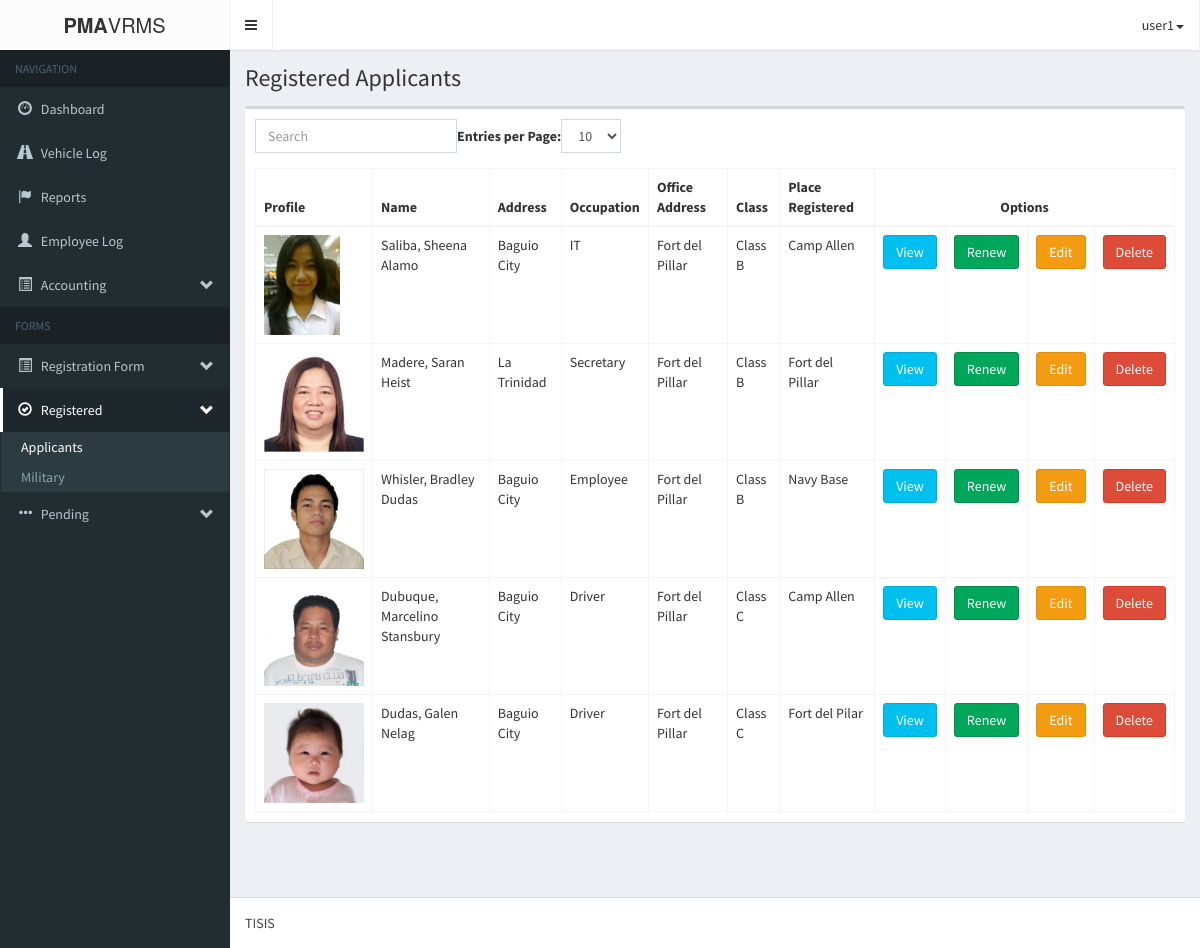
Page /pma-vrmsAdmin/registeredApplicant.php (signed in) on the earlier database version.
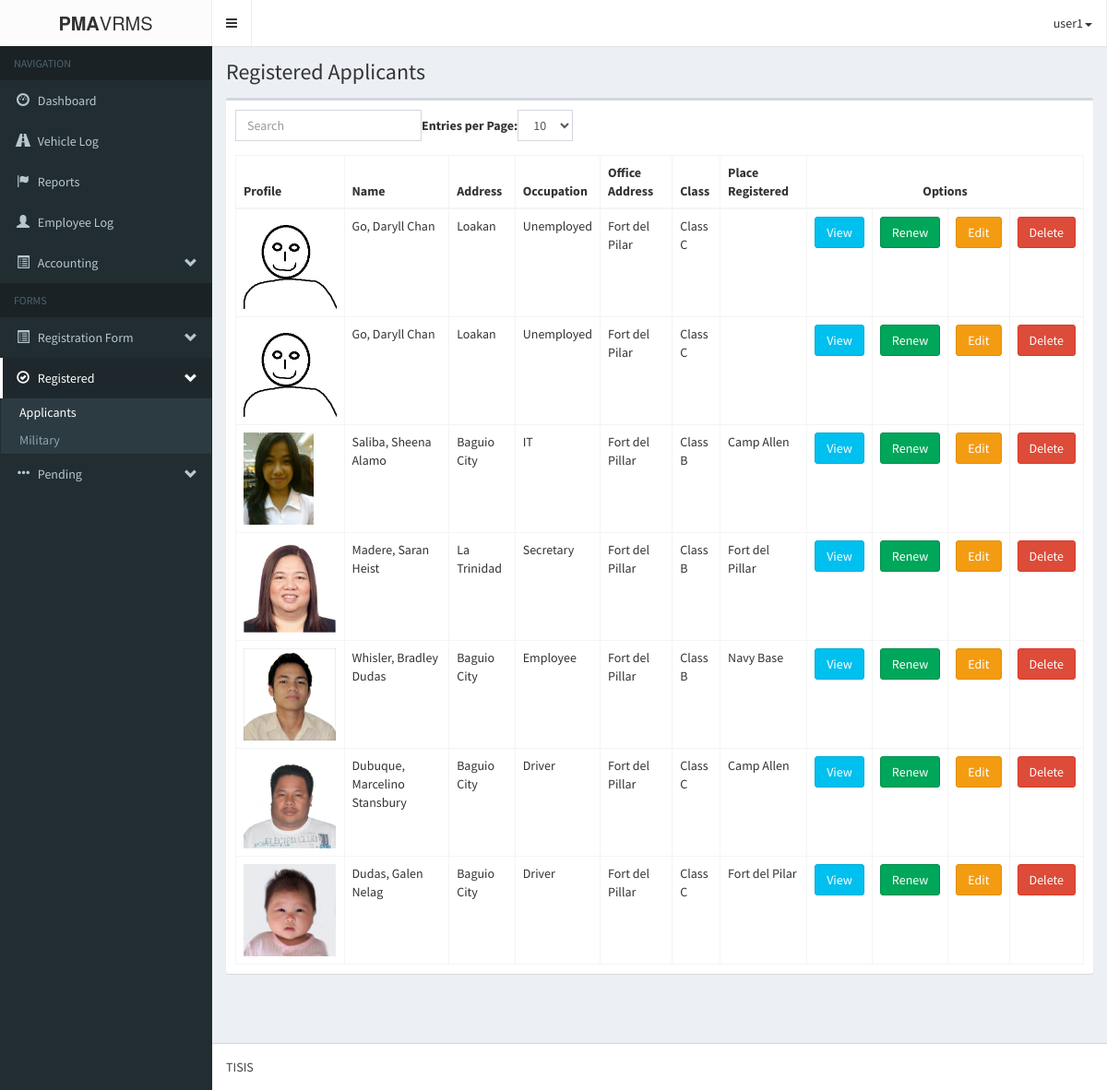
Same page on the later database version.
### tables this page shows
CREATE TABLE IF NOT EXISTS `form1_applicantpd` (
  `a_applicantId` int(11) NOT NULL AUTO_INCREMENT,
  `a_profile` varchar(255) NOT NULL,
  `a_lastname` varchar(60) NOT NULL,
  `a_firstname` varchar(60) NOT NULL,
  `a_middlename` varchar(60) NOT NULL,
  `a_address` varchar(60) NOT NULL,
  `a_occupation` varchar(60) NOT NULL,
  `a_officeAddress` varchar(60) NOT NULL,
  `a_driversLicense` varchar(60) NOT NULL,
  `a_expirationDate` varchar(60) NOT NULL,
  `a_class` varchar(60) NOT NULL,
  `a_submitted_requirements` varchar(255) NOT NULL,
  `a_status` varchar(255) NOT NULL,
  `a_dateRegistered` datetime NOT NULL,
  `a_placeRegistered` varchar(65) NOT NULL,
  `a_vehicle_id` int(11) NOT NULL,
  `a_renew_status` int(11) NOT NULL,
  PRIMARY KEY (`a_applicantId`)
);

### pma-vrmsAdmin/login/session.php (called while the page is built, shortened)
<?php
	$dbc = mysqli_connect('localhost', 'root', '', 'pma-vrms');
	$user_check = $_SESSION['login_user'];
	$query = "SELECT username from admin_users
				WHERE username='$user_check'";
	$result = mysqli_query($dbc, $query)
				or die('Error querying database.');
	$row = mysqli_fetch_assoc($result);
	$login_session = $row['username'];
?>

### pma-vrmsAdmin/logic/registered_applicant_logic.php (called while the page is built, shortened)
<?php
	require_once('db/database.php');
	$database = new Database();
	$query = "SELECT form1_applicantpd.*, vehicle_information.* FROM form1_applicantpd JOIN vehicle_information ON form1_applicantpd.a_vehicle_id=vehicle_information.vehicleId WHERE form1_applicantpd.a_status='registered' AND form1_applicantpd.a_renew_status = '1' ORDER BY a_dateRegistered DESC";
	$database->execute($query);
	$applicants = array();
?>

### pma-vrmsAdmin/db/database.php (called while the page is built, shortened)
<?php
	class Database{
		private $database;
		private function connect(){
			$host			= 'localhost';
			$username		= 'root';
			$password		= '';
			$database_name	= 'pma-vrms';
			$port			= 3306;
			$this->database = mysqli_connect($host, $username, $password, $database_name, $port);
		}
		public function execute($query){
			$this->result = mysqli_query($this->database, $query) OR die(mysqli_error($this->database));
		}
	}
?>

### pma-vrmsAdmin/registeredApplicant.php (the view, shortened to what this page needs)
<?php
	include('login/session.php');
?>
<!DOCTYPE html>
<html>
<head>
	<link rel="stylesheet" href="bootstrap/css/bootstrap.min.css">
    <link rel="stylesheet" href="fonts/font-awesome.min.css">
    <link rel="stylesheet" href="css/style-main.min.css">
    <link rel="stylesheet" href="css/skin.min.css">
</head>
    <?php include('logic/registered_applicant_logic.php'); ?>
    <body class="hold-transition skin-black sidebar-mini">
    <div class="wrapper">
      <header class="main-header">
        <div class="logo">
          <span class="logo-lg"><b>PMA</b>VRMS</span>
        </div>
        <nav class="navbar navbar-static-top" role="navigation">
          <a href="#" class="sidebar-toggle" data-toggle="offcanvas" role="button">
          </a>
            <ul class="nav navbar-nav pull-right">
			<li class="drop-down">
				<a class="drop-down toggle" data-toggle="dropdown" href=""><?php echo $login_session; ?><span class="caret"></span></a>
			</li>
		</ul>
        </nav>
      </header>
      <aside class="main-sidebar">
        <section class="sidebar">
          <ul class="sidebar-menu">
            <li class="header">NAVIGATION</li>
            <li class=""><a href="index.php"><i class="glyphicon glyphicon-dashboard"></i> <span>Dashboard</span></a></li>
            <li><a href="vehicleLog.php"><i class="glyphicon glyphicon-road"></i> <span>Vehicle Log</span></a></li>
            <li><a href="reports.php"><i class="glyphicon glyphicon-flag"></i> <span>Reports</span></a></li>
            <li><a href="login/logbook_page.php"><i class="glyphicon glyphicon-user"></i> <span>Employee Log</span></a></li>
            <li class="treeview">
              <a href="#"><i class="glyphicon glyphicon-list-alt"></i> <span>Accounting</span> <i class="glyphicon glyphicon-chevron-down pull-right"></i></a>
            </li>
            <li class="header">FORMS</li>
            <li class="treeview">
              <a href="#"><i class="glyphicon glyphicon-list-alt"></i> <span>Registration Form</span> <i class="glyphicon glyphicon-chevron-down pull-right"></i></a>
            </li>
            <li class="treeview active">
              <a href="#"><i class="glyphicon glyphicon-ok-circle"></i> <span>Registered</span> <i class="glyphicon glyphicon-chevron-down pull-right"></i></a>
              <ul class="treeview-menu">
                <li class="active"><a href="registeredApplicant.php">Applicants</a></li>
                <li><a href="registeredAFP.php">Military</a></li>
              </ul>
            </li>
            <li class="treeview">
              <a href="#"><i class="glyphicon glyphicon-option-horizontal"></i> <span>Pending</span> <i class="glyphicon glyphicon-chevron-down pull-right"></i></a>
            </li>
          </ul>
        </section>
      </aside>
      <div class="content-wrapper">
        <section class="content-header">
          <h1>
            Registered Applicants
          </h1>
        </section>
        <section class="content">
        <div class="'container">
			<div class="row">
				<div class="col-md-12">
                    <div class="box">
                        <div class="box-body">
                            <table class="table table-bordered table-hover" id="bootstrap-table">
                                <thead>
                                    <th>Profile</th>
                                    <th>Name</th>
                                    <th>Address</th>
                                    <th>Occupation</th>
                                    <th>Office Address</th>
                                    <th>Class</th>
                                    <th>Place Registered</th>
                                    <th colspan=4 style="text-align:center">Options</th>
                                </thead>
                                <tbody>
                                    <?php
                                    foreach ($applicants as $key => $applicant) {
                                        echo <<<DATA
                                        <tr id='applicant_$key'>
                                            <td><img src='img/profile/applicant/$applicant[a_profile]' height='100px;'></td>
                                            <td>$applicant[name]</td>
                                            <td>$applicant[a_address]</td>
                                            <td>$applicant[a_occupation]</td>
                                            <td>$applicant[a_officeAddress]</td>
                                            <td style='display:none'>$applicant[a_driversLicense]</td>
                                            <td style='display:none'>$applicant[a_expirationDate]</td>
                                            <td>$applicant[a_class]</td>
                                            <td style='display:none'>$applicant[a_dateRegistered]</td>
                                            <td>$applicant[a_placeRegistered]</td>
                                            <td style='display:none'>$applicant[wheels]</td>
                                            <td style='display:none'>$applicant[vehicleMake]</td>
                                            <td style='display:none'>$applicant[plateNo]</td>
                                            <td style='display:none'>$applicant[yearModel]</td>
                                            <td style='display:none'>$applicant[color]</td>
                                            <td style='display:none'>$applicant[motorNo]</td>
                                            <td style='display:none'>$applicant[chassisNo]</td>
                                            <td style='display:none'>$applicant[stickerNo]</td>
                                            <td><button class="btn btn-info" data-toggle='modal' data-target='#view_form1' onclick="view_form1($key, 'img/profile/applicant/$applicant[a_profile]')">View</button></td>
                                            <td><button class="btn btn-success" data-toggle='modal' data-target='#renew_applicant' onclick='renew_applicant($applicant[a_applicantId])'>Renew</button></td>
                                            <td><button class="btn btn-warning" data-toggle='modal' data-target='#edit_form1' onclick="edit_form1($key, 'img/profile/applicant/$applicant[a_profile]')">Edit</button></td>
                                            <td><button class="btn btn-danger" data-toggle='modal' data-target='#delete_form1' onclick="delete_form1($key, 'img/profile/applicant/$applicant[a_profile]')">Delete</button></td>
                                        </tr>
DATA;
                                    }
                                    ?>
                                </tbody>
                            </table>
                        </div>
                    </div>
                </div>
			</div>
		</div>
        </section>
        <br/><br/>
        </div>
      <footer class="main-footer">
        TISIS
      </footer>
    </div>
</body>
</html>

Differences in the rows shown:
added form1_applicantpd: a_profile (picture), applicant "Go, Daryll Chan", a_address "Loakan", a_occupation "Unemployed", a_officeAddress "Fort del Pilar", a_class "Class C"
added form1_applicantpd: a_profile (picture), applicant "Go, Daryll Chan", a_address "Loakan", a_occupation "Unemployed", a_officeAddress "Fort del Pilar", a_class "Class C"
